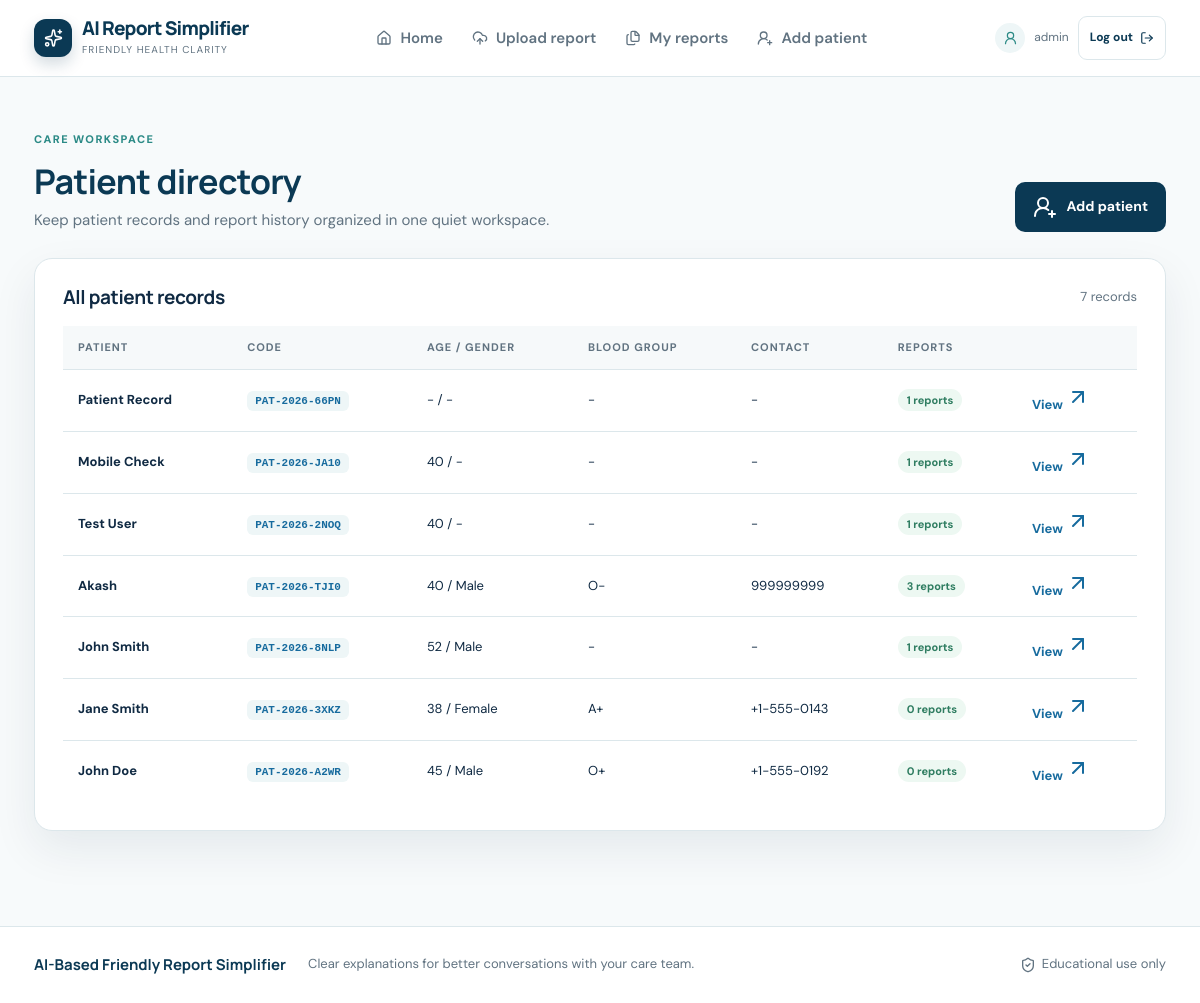
/patients/ (signed in), run on the app's committed database.
### database/models.py (models this page shows, shortened)
class Patient(db.Model):
    __tablename__ = "patients"
    id = db.Column(db.Integer, primary_key=True)
    patient_code = db.Column(
        db.String(30), unique=True, nullable=False, index=True, default=generate_patient_code
    )
    full_name = db.Column(db.String(120), nullable=False)
    age = db.Column(db.Integer, nullable=True)
    gender = db.Column(db.String(20), nullable=True)
    blood_group = db.Column(db.String(10), nullable=True)
    contact_email = db.Column(db.String(120), nullable=True)
    contact_phone = db.Column(db.String(30), nullable=True)
    created_at = db.Column(db.DateTime, default=utc_now)
    updated_at = db.Column(db.DateTime, default=utc_now, onupdate=utc_now)
    reports = db.relationship(
        "MedicalReport", backref="patient", lazy=True, cascade="all, delete-orphan"
    )

### routes/patient_routes.py (the view)
@patient_bp.route("/", methods=["GET"])
@login_required
def list_patients():
    patients = Patient.query.order_by(Patient.created_at.desc()).all()
    return render_template("patients.html", patients=patients)

### app.py (called while the page is built)
@app.after_request
def prevent_authenticated_page_cache(response):
    if not request.path.startswith("/static/"):
        response.headers["Cache-Control"] = "no-store, no-cache, must-revalidate, max-age=0"
        response.headers["Pragma"] = "no-cache"
    return response

### routes/auth_routes.py (called while the page is built)
def login_required(view):
    @wraps(view)
    def wrapped_view(*args, **kwargs):
        if not session.get("authenticated"):
            return redirect(url_for("auth.login", next=request.path))
        return view(*args, **kwargs)
    return wrapped_view

### templates/patients.html (shortened to what this page needs)
{% extends "base.html" %}
{% block content %}<div class="page-shell"><div class="dashboard-header"><div><div class="eyebrow">Care workspace</div><h1>Patient directory</h1><p>Keep patient records and report history organized in one quiet workspace.</p></div><a class="btn-primary" href="/patients/add"><i data-lucide="user-round-plus"></i> Add patient</a></div><div class="surface"><div class="section-head"><h2>All patient records</h2><span class="section-kicker">{{ patients|length }} records</span></div>{% if patients %}<div class="table-shell"><table class="data-table"><thead><tr><th>Patient</th><th>Code</th><th>Age / gender</th><th>Blood group</th><th>Contact</th><th>Reports</th><th></th></tr></thead><tbody>{% for patient in patients %}<tr><td><strong>{{ patient.full_name }}</strong></td><td><span class="code-pill">{{ patient.patient_code }}</span></td><td>{{ patient.age or '-' }} / {{ patient.gender or '-' }}</td><td>{{ patient.blood_group or '-' }}</td><td>{{ patient.contact_phone or patient.contact_email or '-' }}</td><td><span class="report-count">{{ patient.reports|length }} reports</span></td><td><a class="text-link" href="/patients/{{ patient.id }}">View <i data-lucide="arrow-up-right"></i></a></td></tr>{% endfor %}</tbody></table></div>{% else %}<div class="empty-state"><i data-lucide="users-round"></i><h3>Your directory is ready</h3><p>Add a patient to start connecting reports to a record.</p><a class="btn-primary" href="/patients/add">Add first patient</a></div>{% endif %}</div></div>{% endblock %}

### static/css/style.css (style rules this page uses)
:root { --ink:#102a43; --navy:#0b3954; --blue:#176b9e; --teal:#2b8a86; --mist:#eef6f7; --canvas:#f7fafb; --paper:#fff; --line:#dce7eb; --muted:#617381; --success:#2f7d61; --amber:#a56b1f; --danger:#b45c61; --shadow:0 18px 45px rgba(16,42,67,.08); --radius:18px; }
* { box-sizing:border-box; }
html { scroll-behavior:smooth; }
body { margin:0; background:var(--canvas); color:var(--ink); font:15px/1.6 'DM Sans',sans-serif; }
h1,h2,h3,h4 { font-family:'Manrope',sans-serif; letter-spacing:-.02em; line-height:1.15; margin:0; }
a { color:inherit; }
.nav-wrap,.footer-wrap,.page-shell { max-width:1180px; margin:0 auto; padding-left:24px; padding-right:24px; }
.nav-cta,.btn-primary,.btn-secondary { display:inline-flex; align-items:center; justify-content:center; gap:9px; border-radius:10px; text-decoration:none; font-weight:700; transition:transform .2s, box-shadow .2s, background .2s; cursor:pointer; }
.page-shell { padding-top:54px; padding-bottom:35px; }
.eyebrow { color:var(--teal); text-transform:uppercase; letter-spacing:.13em; font-size:11px; font-weight:800; margin-bottom:13px; }
.btn-primary,.btn-secondary { border:0; padding:13px 18px; font-size:14px; }
.btn-primary { background:var(--navy); color:#fff; }
.surface { background:var(--paper); border:1px solid var(--line); border-radius:var(--radius); box-shadow:var(--shadow); padding:28px; }
.dashboard-header { display:flex; justify-content:space-between; align-items:flex-end; gap:20px; margin-bottom:26px; }
.dashboard-header h1 { font-size:34px; color:var(--navy); }
.dashboard-header p { color:var(--muted); margin:7px 0 0; }
.section-head { display:flex; justify-content:space-between; align-items:center; gap:12px; margin-bottom:17px; }
.section-head h2 { font-size:19px; }
.section-kicker { color:var(--muted); font-size:13px; }
.table-shell { overflow-x:auto; }
.data-table { width:100%; border-collapse:collapse; min-width:700px; }
.data-table th { text-align:left; color:var(--muted); background:#f6f9fa; padding:13px 15px; font-size:11px; text-transform:uppercase; letter-spacing:.09em; }
.data-table td { border-top:1px solid var(--line); padding:15px; font-size:13px; }
.code-pill { background:var(--mist); color:var(--blue); padding:4px 8px; border-radius:6px; font:700 11px monospace; }
.report-count { color:var(--success); background:#edf8f2; padding:4px 9px; border-radius:99px; font-size:11px; font-weight:700; }
.text-link { color:var(--blue); font-weight:700; text-decoration:none; }

### data on the page
Patient: full_name "Patient Record", patient_code "PAT-2026-66PN", age "-", gender "-", blood_group "-", contact_phone+contact_email "-", reports|length "1"
Patient: full_name "Mobile Check", patient_code "PAT-2026-JA10", age "40", gender "-", blood_group "-", contact_phone+contact_email "-", reports|length "1"
Patient: full_name "Test User", patient_code "PAT-2026-2NOQ", age "40", gender "-", blood_group "-", contact_phone+contact_email "-", reports|length "1"
Patient: full_name "Akash", patient_code "PAT-2026-TJI0", age "40", gender "Male", blood_group "O-", contact_phone "999999999", reports|length "3"
Patient: full_name "John Smith", patient_code "PAT-2026-8NLP", age "52", gender "Male", blood_group "-", contact_phone+contact_email "-", reports|length "1"
Patient: full_name "Jane Smith", patient_code "PAT-2026-3XKZ", age "38", gender "Female", blood_group "A+", contact_phone "+1-555-0143", reports|length "0"
Patient: full_name "John Doe", patient_code "PAT-2026-A2WR", age "45", gender "Male", blood_group "O+", contact_phone "+1-555-0192", reports|length "0"

### other printed values
{{ session.get('user_email', 'Workspace user') }} "admin"
{{ patients|length }} "7"
